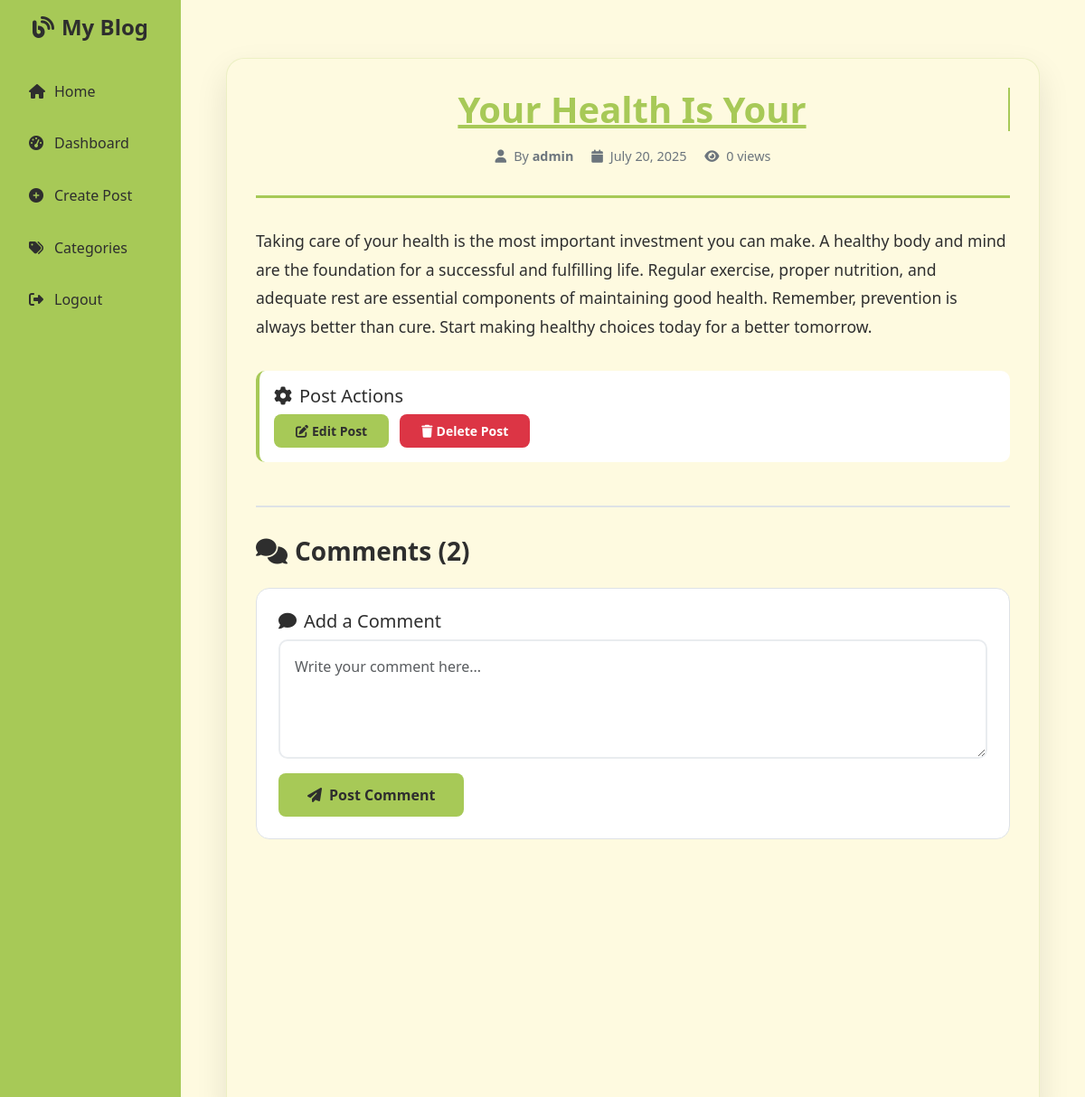
Screenshot of /post.php?id=1 (signed in) with the database file from the repository.
### tables this page shows
CREATE TABLE IF NOT EXISTS posts (
    id INT AUTO_INCREMENT PRIMARY KEY,
    author_id INT NOT NULL,
    title VARCHAR(255) NOT NULL,
    content TEXT NOT NULL,
    slug VARCHAR(255) UNIQUE,
    featured_image VARCHAR(255),
    status ENUM('draft', 'published', 'archived') DEFAULT 'published',
    views INT DEFAULT 0,
    category_id INT,
    created_at TIMESTAMP DEFAULT CURRENT_TIMESTAMP,
    updated_at TIMESTAMP DEFAULT CURRENT_TIMESTAMP ON UPDATE CURRENT_TIMESTAMP,
    FOREIGN KEY (author_id) REFERENCES users(id) ON DELETE CASCADE,
    FOREIGN KEY (category_id) REFERENCES categories(id) ON DELETE SET NULL
);

CREATE TABLE IF NOT EXISTS users (
    id INT AUTO_INCREMENT PRIMARY KEY,
    username VARCHAR(50) UNIQUE NOT NULL,
    email VARCHAR(100) UNIQUE NOT NULL,
    password VARCHAR(255) NOT NULL,
    role ENUM('admin', 'user') DEFAULT 'user',
    status ENUM('active', 'inactive') DEFAULT 'active',
    created_at TIMESTAMP DEFAULT CURRENT_TIMESTAMP,
    updated_at TIMESTAMP DEFAULT CURRENT_TIMESTAMP ON UPDATE CURRENT_TIMESTAMP
);

### post.php (the view, shortened to what this page needs)
<?php
include 'db.php';
$post_id = $_GET['id'];
$stmt = $conn->prepare("SELECT posts.*, users.username FROM posts
                        JOIN users ON posts.author_id = users.id
                        WHERE posts.id = ?");
$stmt->execute([$post_id]);
$post = $stmt->fetch();
$comment_stmt = $conn->prepare("SELECT comments.id, comments.post_id, comments.user_id, comments.comment_text, comments.created_at, users.username FROM comments
                                JOIN users ON comments.user_id = users.id
                                WHERE comments.post_id = ? ORDER BY comments.created_at DESC");
$comment_stmt->execute([$post_id]);
$comments = $comment_stmt->fetchAll();
?>
<!DOCTYPE html>
<html lang="en">
<head>
  <link href="https://cdn.jsdelivr.net/npm/bootstrap@5.3.0/dist/css/bootstrap.min.css" rel="stylesheet">
  <link href="https://cdnjs.cloudflare.com/ajax/libs/font-awesome/6.4.0/css/all.min.css" rel="stylesheet">
  <link href="styles.css" rel="stylesheet">
</head>
<body>
  <div class="container-fluid">
    <div class="row">
      <div class="col-md-3 col-lg-2 sidebar">
        <h4 class="text-center"><i class="fas fa-blog me-2"></i>My Blog</h4>
        <a href="home.php"><i class="fas fa-home"></i>Home</a>
        <a href="dashboard.php"><i class="fas fa-tachometer-alt"></i>Dashboard</a>
        <a href="create_post.php"><i class="fas fa-plus-circle"></i>Create Post</a>
        <a href="category.php"><i class="fas fa-tags"></i>Categories</a>
        <a href="logout.php"><i class="fas fa-sign-out-alt"></i>Logout</a>
      </div>
      <div class="col-md-9 col-lg-10 main-content">
        <div class="post-container">
          <div class="post-header animate-fade-in-down">
            <h1 class="animate-slide-in-left stagger-1"><?= htmlspecialchars($post['title']) ?></h1>
            <div class="post-meta animate-slide-in-left stagger-2">
              <i class="fas fa-user me-2"></i>By <strong><?= htmlspecialchars($post['username']) ?></strong>
              <i class="fas fa-calendar me-2 ms-3"></i><?= date('F j, Y', strtotime($post['created_at'])) ?>
              <i class="fas fa-eye me-2 ms-3"></i><?= $post['views'] ?? 0 ?> views
            </div>
          </div>
          <div class="post-content animate-fade-in-up stagger-4">
            <?= nl2br(htmlspecialchars($post['content'])) ?>
          </div>
          <?php if ($_SESSION['user_id'] == $post['author_id']): ?>
            <div class="post-actions">
              <h5><i class="fas fa-cog me-2"></i>Post Actions</h5>
              <a href="edit_post.php?id=<?= $post['id'] ?>" class="btn btn-edit btn-sm me-2">
                <i class="fas fa-edit me-1"></i>Edit Post
              </a>
              <form action="delete_post.php" method="POST" style="display:inline;">
                <button type="submit" class="btn btn-delete btn-sm"
                        onclick="return confirm('Are you sure you want to delete this post?');">
                  <i class="fas fa-trash me-1"></i>Delete Post
                </button>
              </form>
            </div>
          <?php endif; ?>
          <div class="comments-section animate-fade-in-up" style="animation-delay: 0.5s;">
            <h3 class="animate-slide-in-left stagger-1"><i class="fas fa-comments me-2"></i>Comments (<?= count($comments) ?>)</h3>
            <div class="comment-form">
              <h5><i class="fas fa-comment me-2"></i>Add a Comment</h5>
              <form method="POST">
                <div class="mb-3">
                  <textarea class="form-control" name="comment" rows="4"
                            placeholder="Write your comment here..." required></textarea>
                </div>
                <button type="submit" class="btn btn-comment">
                  <i class="fas fa-paper-plane me-2"></i>Post Comment
                </button>
              </form>
            </div>
          </div>
        </div>
      </div>
    </div>
  </div>
</body>
</html>

### styles.css (style rules this page uses)
:root { --pistachio: #a7c957; --beige: #fefae0; --dark: #2e2e2e; --light: #ffffff; --shadow: rgba(0,0,0,0.1); --primary: #a7c957; --gray-400: #6c757d; --blue: #a7c957; --primary-blue: #a7c957; }
.animate-fade-in-up { animation: fadeInUp 0.8s ease-out both; }
.animate-fade-in-down { animation: fadeInDown 0.8s ease-out both; }
.animate-slide-in-left { animation: slideInLeft 0.8s ease-out both; }
.stagger-1 { animation-delay: 0.1s; }
.stagger-2 { animation-delay: 0.2s; }
.stagger-4 { animation-delay: 0.4s; }
body { font-family: 'Segoe UI', Tahoma, Geneva, Verdana, sans-serif; background-color: var(--beige); color: var(--dark); line-height: 1.6; }
.post-title, .post-header h1, .recent-post-title, .card-title a, .category-title a { color: #a7c957 !important; text-decoration: underline !important; transition: color 0.3s ease; }
.sidebar { background: var(--pistachio); min-height: 100vh; padding: 1rem; }
.sidebar h4 { color: var(--dark); font-weight: 700; margin-bottom: 2rem; }
.sidebar a { color: var(--dark); text-decoration: none; padding: 0.75rem 1rem; border-radius: 8px; margin-bottom: 0.5rem; transition: all 0.3s ease; display: block; }
.sidebar a i { margin-right: 0.5rem; width: 20px; }
.main-content { padding: 2rem; background-color: var(--beige); min-height: 100vh; }

### post.php (style rules this page uses)
.post-container { max-width: 900px; margin: 2rem auto; padding: 2rem; background: var(--beige); border-radius: 20px; box-shadow: 0 15px 35px var(--shadow); border: 1px solid rgba(167, 201, 87, 0.2); }
.post-header { text-align: center; margin-bottom: 2rem; padding-bottom: 1rem; border-bottom: 3px solid var(--pistachio); }
.post-header h1 { color: var(--pistachio); font-weight: 700; margin-bottom: 1rem; text-decoration: underline; }
.post-meta { color: #6c757d; font-size: 0.9rem; margin-bottom: 1rem; }
.post-content { line-height: 1.8; color: var(--dark); font-size: 1.1rem; margin: 1.5rem 0; }
.post-actions { margin: 2rem 0; padding: 1rem; background-color: var(--light); border-radius: 10px; border-left: 4px solid var(--pistachio); }
.btn-edit { background: var(--pistachio); border: none; border-radius: 8px; padding: 0.5rem 1.5rem; font-weight: 600; transition: all 0.3s ease; color: var(--dark); }
.btn-delete { background: #dc3545; border: none; border-radius: 8px; padding: 0.5rem 1.5rem; font-weight: 600; transition: all 0.3s ease; color: white; }
.comments-section { margin-top: 3rem; padding-top: 2rem; border-top: 2px solid #dee2e6; }
.comments-section h3 { color: var(--dark); font-weight: 700; margin-bottom: 1.5rem; }
.comment-form { background-color: var(--light); padding: 1.5rem; border-radius: 15px; margin-bottom: 2rem; border: 1px solid #dee2e6; }
.comment-form textarea { border: 2px solid #e9ecef; border-radius: 10px; padding: 1rem; transition: all 0.3s ease; }
.btn-comment { background: var(--pistachio); border: none; border-radius: 8px; padding: 0.75rem 2rem; font-weight: 600; transition: all 0.3s ease; color: var(--dark); }
.sidebar { background: var(--pistachio); min-height: 100vh; padding: 1rem; }
.sidebar h4 { color: var(--dark); font-weight: 700; margin-bottom: 2rem; }
.sidebar a { color: var(--dark); text-decoration: none; padding: 0.75rem 1rem; border-radius: 8px; margin-bottom: 0.5rem; transition: all 0.3s ease; display: block; }
.sidebar a i { margin-right: 0.5rem; width: 20px; }
.main-content { padding: 2rem; background-color: var(--beige); min-height: 100vh; }

### rows the page displays
posts: author.username "admin", created_at "July 20, 2025", views "0", content "Taking care of your health is the most important investment you can make. A healthy body and mind are the foundation for a successful and fulfilling life. Regular exercise, proper nutrition, and adequate rest are essential components of maintaining good health. Remember, prevention is always better than cure. Start making healthy choices today for a better tomorrow."

### other values shown
count($comments) "2"
